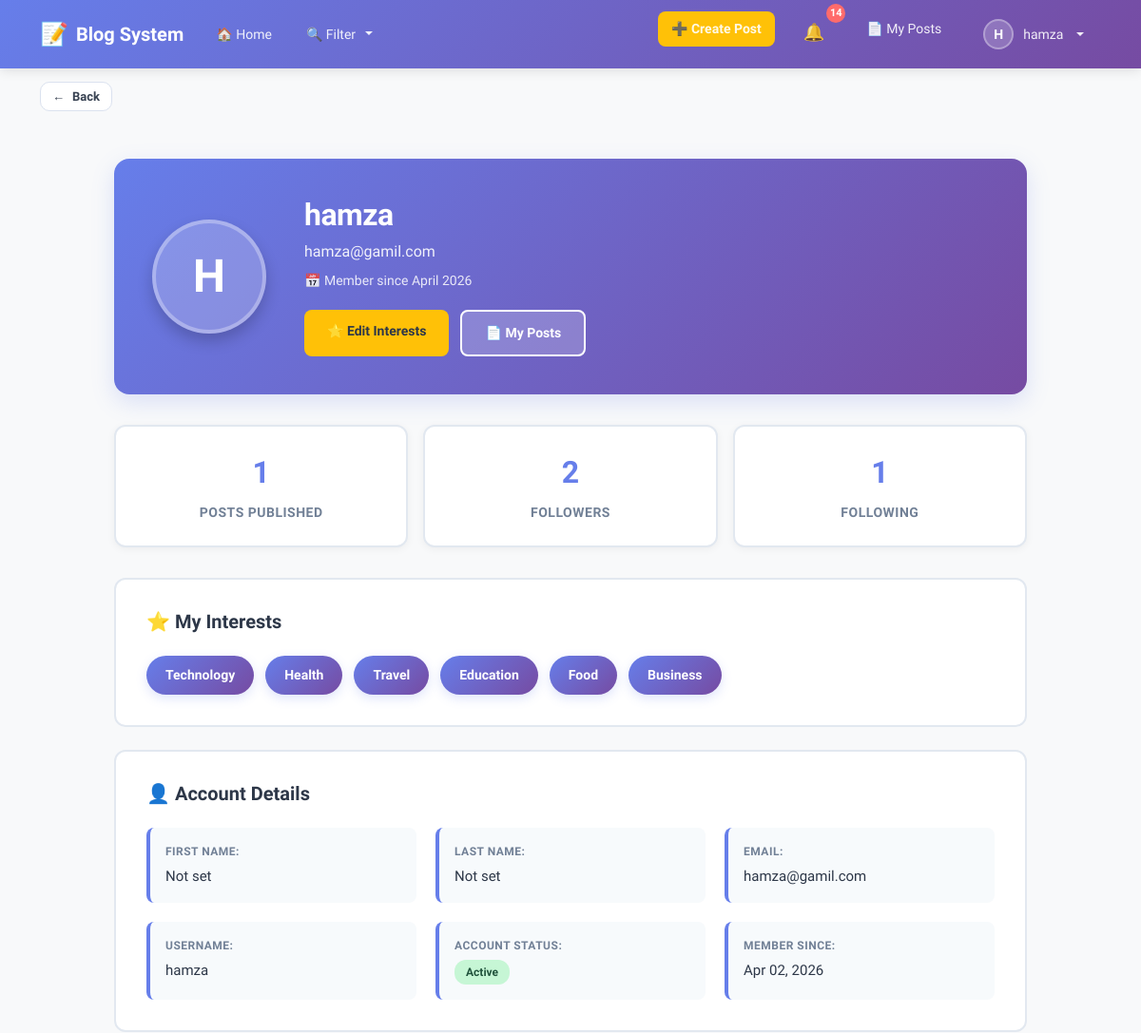
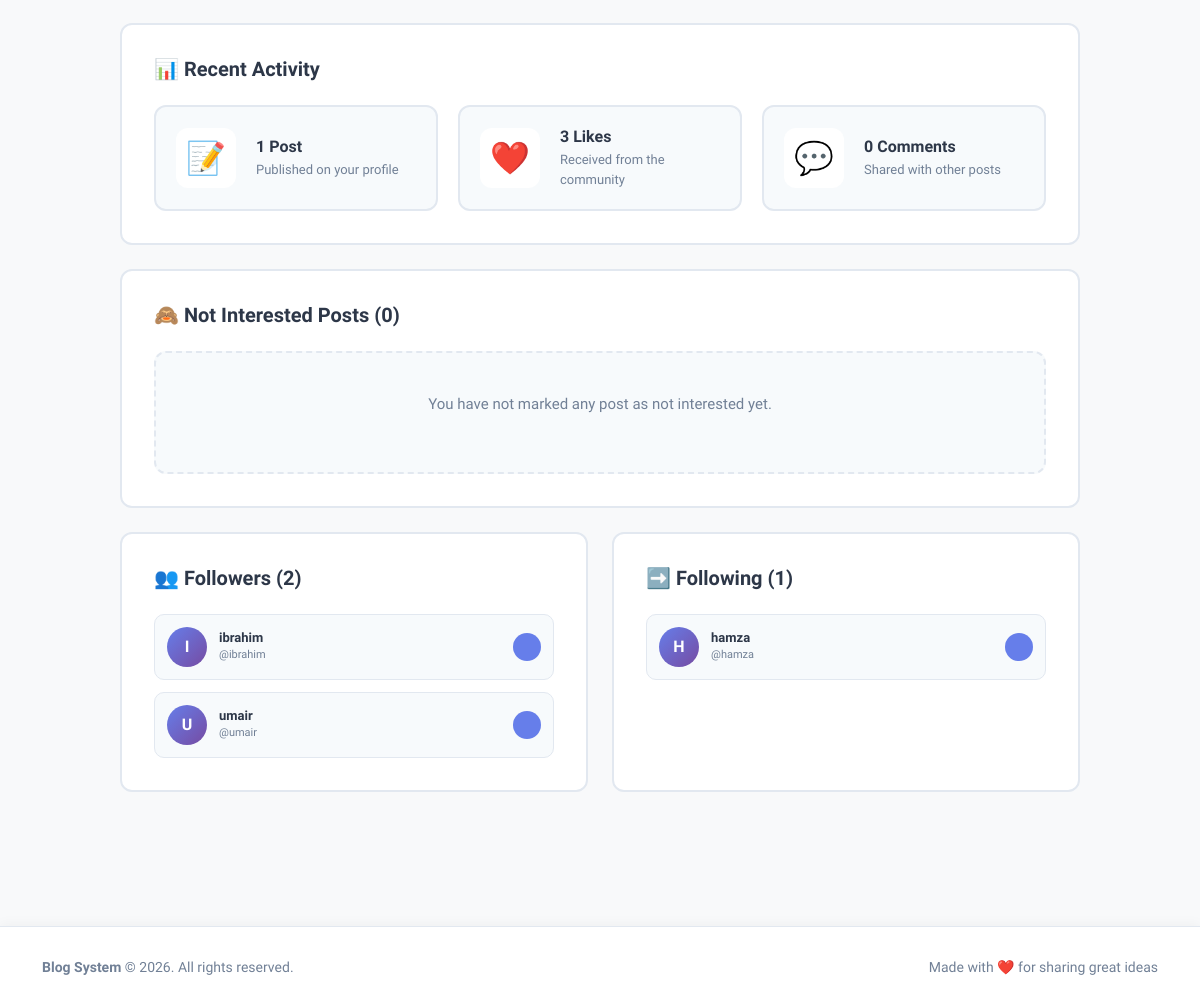
The app's page /profile/ (signed in) with its own data (2 pictures, top to bottom).
### blog/models.py (models this page shows, shortened)
class CustomUser(AbstractUser):
    email = models.EmailField(unique=True)

class Category(models.Model):
    name = models.CharField(max_length=200)
    posts = models.ManyToManyField(Post, related_name='categories', blank=True)

### blog/views.py (the view)
# urls.py: path('profile/', UserProfileView.as_view(), name='profile'),
class UserProfileView(LoginRequiredMixin, View):
    def get(self, request):
        context = build_profile_context(request.user, request.user)
        context["user"] = request.user
        return render(request, "profile/my_profile.html", context)

### blog/context_processors.py (called while the page is built)
def notifications_badge(request):
    if request.user.is_authenticated:
        unread_count = Notification.objects.filter(user=request.user, is_read=False).count()
    else:
        unread_count = 0
    return {"unread_notifications_count": unread_count}

def navbar_context(request):
    all_categories = Category.objects.all().order_by("name")
    selected_category_ids = []
    if request.GET:
        selected_category_ids = [int(id) for id in request.GET.getlist("categories") if id and id != "all"]
    return {
        "all_categories": all_categories,
        "selected_category_ids": selected_category_ids,
    }

### templates/profile/my_profile.html (shortened to what this page needs)
{% extends 'base.html' %}
{% block content %}
<div class="profile-container">
    <div class="profile-header">
        <div class="profile-header-content">
            <div class="profile-avatar-large">
                {{ user.username|first|upper }}
            </div>
            <div class="profile-info">
                <h1 class="profile-username">{{ user.username }}</h1>
                <p class="profile-email">{{ user.email }}</p>
                <p class="profile-join-date">
                    📅 Member since {{ user.date_joined|date:"F Y" }}
                </p>
                <div class="profile-actions">
                    <a href="{% url 'blog:interests' %}" class="btn btn-primary">
                        ⭐ Edit Interests
                    </a>
                    <a href="{% url 'blog:my_posts' %}" class="btn btn-secondary">
                        📄 My Posts
                    </a>
                </div>
            </div>
        </div>
    </div>
    <div class="profile-stats">
        <a href="{% url 'blog:my_posts' %}" class="stat-card stat-card-link" aria-label="Open my published posts">
            <div class="stat-number">{{ user_posts }}</div>
            <div class="stat-label">Posts Published</div>
        </a>
        <a href="{% url 'blog:followers_list' user.id %}" class="stat-card stat-card-link" aria-label="Open followers list">
            <div class="stat-number">{{ followers_count }}</div>
            <div class="stat-label">Followers</div>
        </a>
        <a href="{% url 'blog:following_list' user.id %}" class="stat-card stat-card-link" aria-label="Open following list">
            <div class="stat-number">{{ following_count }}</div>
            <div class="stat-label">Following</div>
        </a>
    </div>
    <div class="profile-section">
        <h2 class="section-title">⭐ My Interests</h2>
        {% if interests %}
            <div class="interests-grid">
                {% for interest in interests %}
                    <div class="interest-chip">
                        {{ interest.name }}
                    </div>
                {% endfor %}
            </div>
        {% endif %}
    </div>
    <div class="profile-section">
        <h2 class="section-title">👤 Account Details</h2>
        <div class="details-grid">
            <div class="detail-item">
                <span class="detail-label">First Name:</span>
                <span class="detail-value">{{ user.first_name|default:"Not set" }}</span>
            </div>
            <div class="detail-item">
                <span class="detail-label">Last Name:</span>
                <span class="detail-value">{{ user.last_name|default:"Not set" }}</span>
            </div>
            <div class="detail-item">
                <span class="detail-label">Email:</span>
                <span class="detail-value">{{ user.email }}</span>
            </div>
            <div class="detail-item">
                <span class="detail-label">Username:</span>
                <span class="detail-value">{{ user.username }}</span>
            </div>
            <div class="detail-item">
                <span class="detail-label">Account Status:</span>
                <span class="detail-value">
                    {% if user.is_active %}
                        <span class="badge-active">Active</span>
                    {% else %}
                        <span class="badge-inactive">Inactive</span>
                    {% endif %}
                </span>
            </div>
            <div class="detail-item">
                <span class="detail-label">Member Since:</span>
                <span class="detail-value">{{ user.date_joined|date:"M d, Y" }}</span>
            </div>
        </div>
    </div>
    <div class="profile-section">
        <h2 class="section-title">📊 Recent Activity</h2>
        <div class="activity-stats">
            <div class="activity-item">
                <div class="activity-icon">📝</div>
                <div class="activity-content">
                    <h4>{{ user_posts }} Post{{ user_posts|pluralize }}</h4>
                    <p>Published on your profile</p>
                </div>
            </div>
            <div class="activity-item">
                <div class="activity-icon">❤️</div>
                <div class="activity-content">
                    <h4>{{ user_likes }} Like{{ user_likes|pluralize }}</h4>
                    <p>Received from the community</p>
                </div>
            </div>
            <div class="activity-item">
                <div class="activity-icon">💬</div>
                <div class="activity-content">
                    <h4>{{ user_comments }} Comment{{ user_comments|pluralize }}</h4>
                    <p>Shared with other posts</p>
                </div>
            </div>
        </div>
    </div>
    <div class="profile-section">
        <h2 class="section-title">🙈 Not Interested Posts ({{ not_interested_count }})</h2>
        {% if not_interested_entries %}
            <div class="not-interested-list">
                {% for entry in not_interested_entries|slice:":8" %}
                    <article class="not-interested-item">
                        <div class="not-interested-head">
                            <h4>{{ entry.post.title }}</h4>
                            <small>{{ entry.created_at|date:"M d, Y - H:i" }}</small>
                        </div>
                        <p class="not-interested-reason">{{ entry.reason }}</p>
                        <p class="not-interested-meta">
                            <i class="fas fa-user"></i> by @{{ entry.post.author.username }}
                        </p>
                    </article>
                {% endfor %}
            </div>
        {% else %}
            <div class="empty-state">
                <p>You have not marked any post as not interested yet.</p>
            </div>
        {% endif %}
    </div>
    {% if followers or following %}
    <div class="profile-connections-grid">
        {% if followers %}
        <div class="profile-section connections-section">
            <h2 class="section-title">👥 Followers ({{ followers_count }})</h2>
            <div class="followers-grid">
                {% for follower in followers|slice:":6" %}
                    <div class="follower-card">
                        <div class="follower-avatar">{{ follower.username|first|upper }}</div>
                        <div class="follower-info">
                            <h4>{{ follower.get_full_name|default:follower.username }}</h4>
                            <p>@{{ follower.username }}</p>
                        </div>
                        <a href="{% url 'blog:other_profile' follower.id %}" class="follower-link">
                        </a>
                    </div>
                {% endfor %}
            </div>
        </div>
        {% endif %}
        {% if following %}
        <div class="profile-section connections-section">
            <h2 class="section-title">➡️ Following ({{ following_count }})</h2>
            <div class="followers-grid">
                {% for followed_user in following|slice:":6" %}
                    <div class="follower-card">
                        <div class="follower-avatar">{{ followed_user.username|first|upper }}</div>
                        <div class="follower-info">
                            <h4>{{ followed_user.get_full_name|default:followed_user.username }}</h4>
                            <p>@{{ followed_user.username }}</p>
                        </div>
                        <a href="{% url 'blog:other_profile' followed_user.id %}" class="follower-link">
                        </a>
                    </div>
                {% endfor %}
            </div>
        </div>
        {% endif %}
    </div>
    {% endif %}
</div>
{% endblock %}

### templates/includes/navbar.html (shortened to what this page needs)
<nav class="navbar navbar-expand-lg navbar-light">
    <div class="container">
        <a class="navbar-brand" href="{% url 'blog:home' %}">
            <span class="brand-icon">📝</span>
            <strong>Blog System</strong>
        </a>
        <div class="collapse navbar-collapse" id="navbarContent">
            <ul class="navbar-nav me-auto">
                <li class="nav-item">
                    <a class="nav-link" href="{% url 'blog:home' %}">
                        🏠 Home
                    </a>
                </li>
                <li class="nav-item dropdown">
                    <a class="nav-link dropdown-toggle filter-toggle" href="#" id="filterDropdown" role="button" data-bs-toggle="dropdown" aria-expanded="false">
                        🔍 Filter
                    </a>
                </li>
            </ul>
            <ul class="navbar-nav ms-auto">
                {% if user.is_authenticated %}
                    <li class="nav-item me-2">
                        <a class="nav-link btn-create-post" href="{% url 'blog:create_post' %}">
                            ➕ Create Post
                        </a>
                    </li>
                    <li class="nav-item me-2">
                        <a class="nav-link notifications-link" href="{% url 'blog:notifications_list' %}">
                            <span class="notification-icon">🔔</span>
                            <span class="notification-badge" id="notif-count">{{ unread_notifications_count }}</span>
                        </a>
                    </li>
                    <li class="nav-item me-2">
                        <a class="nav-link" href="{% url 'blog:my_posts' %}">
                            📄 My Posts
                        </a>
                    </li>
                    <li class="nav-item dropdown">
                        <a class="nav-link dropdown-toggle user-dropdown" href="#" id="userDropdown" role="button" data-bs-toggle="dropdown" aria-expanded="false">
                            <span class="user-avatar">{{ user.username|first|upper }}</span>
                            {{ user.username }}
                        </a>
                    </li>
                {% endif %}
            </ul>
        </div>
    </div>
</nav>

### templates/base.html (style rules this page uses)
:root { --primary-color: #667eea; --secondary-color: #764ba2; --light-bg: #f8f9fa; --card-shadow: 0 2px 12px rgba(0, 0, 0, 0.08); --hover-shadow: 0 8px 24px rgba(0, 0, 0, 0.12); }
* { font-family: 'Segoe UI', Tahoma, Geneva, Verdana, sans-serif; }
html, body { height: 100%; }
body { background-color: var(--light-bg); color: #2d3748; }

### templates/includes/navbar.html (style rules this page uses)
.navbar { background: linear-gradient(135deg, #667eea 0%, #764ba2 100%); box-shadow: 0 2px 12px rgba(0, 0, 0, 0.12); padding: 12px 0; }
.navbar-brand { font-size: 20px; font-weight: 700; color: white !important; display: flex; align-items: center; gap: 8px; transition: all 0.3s ease; }
.brand-icon { font-size: 24px; }
.navbar-nav .nav-link { color: rgba(255, 255, 255, 0.9) !important; font-weight: 500; font-size: 14px; transition: all 0.3s ease; padding: 8px 14px !important; border-radius: 8px; margin: 0 4px; }
.btn-create-post { background-color: #ffc107 !important; color: #2d3748 !important; font-weight: 600 !important; border-radius: 8px !important; padding: 10px 16px !important; transition: all 0.3s ease; }
.notifications-link { position: relative; display: flex; align-items: center; gap: 6px; }
.notification-icon { font-size: 18px; }
.notification-badge { display: inline-flex; align-items: center; justify-content: center; background-color: #ff6b6b; color: white; border-radius: 50%; width: 20px; height: 20px; font-size: 11px; font-weight: 700; position: absolute; top: -8px; right: -8px; }
.user-dropdown { display: flex; align-items: center; gap: 10px !important; }
.user-avatar { display: inline-flex; align-items: center; justify-content: center; width: 32px; height: 32px; background-color: rgba(255, 255, 255, 0.2); border-radius: 50%; font-weight: 700; font-size: 14px; color: white; border: 2px solid rgba(255, 255, 255, 0.3); }
.filter-toggle { position: relative; }
.filter-toggle::after { content: ''; display: inline-block; margin-left: 6px; vertical-align: 0.255em; border-top: 0.3em solid; border-right: 0.3em solid transparent; border-bottom: 0; border-left: 0.3em solid transparent; transition: transform 0.2s ease; }

### records on screen
CustomUser: username|first "H", username "hamza", email "hamza@gamil.com", date_joined "April 2026", first_name "Not set", last_name "Not set", date_joined "Apr 02, 2026", get_full_name "hamza"
Category: name "Technology"
Category: name "Health"
Category: name "Travel"
Category: name "Education"
Category: name "Food"
Category: name "Business"
CustomUser: username|first "I", get_full_name "ibrahim", username "ibrahim"
CustomUser: username|first "U", get_full_name "umair", username "umair"

### other values on screen
{{ unread_notifications_count }} "14"
{{ user_posts }} "1"
{{ followers_count }} "2"
{{ following_count }} "1"
{{ user_likes }} "3"
{{ user_comments }} "0"
{{ not_interested_count }} "0"
